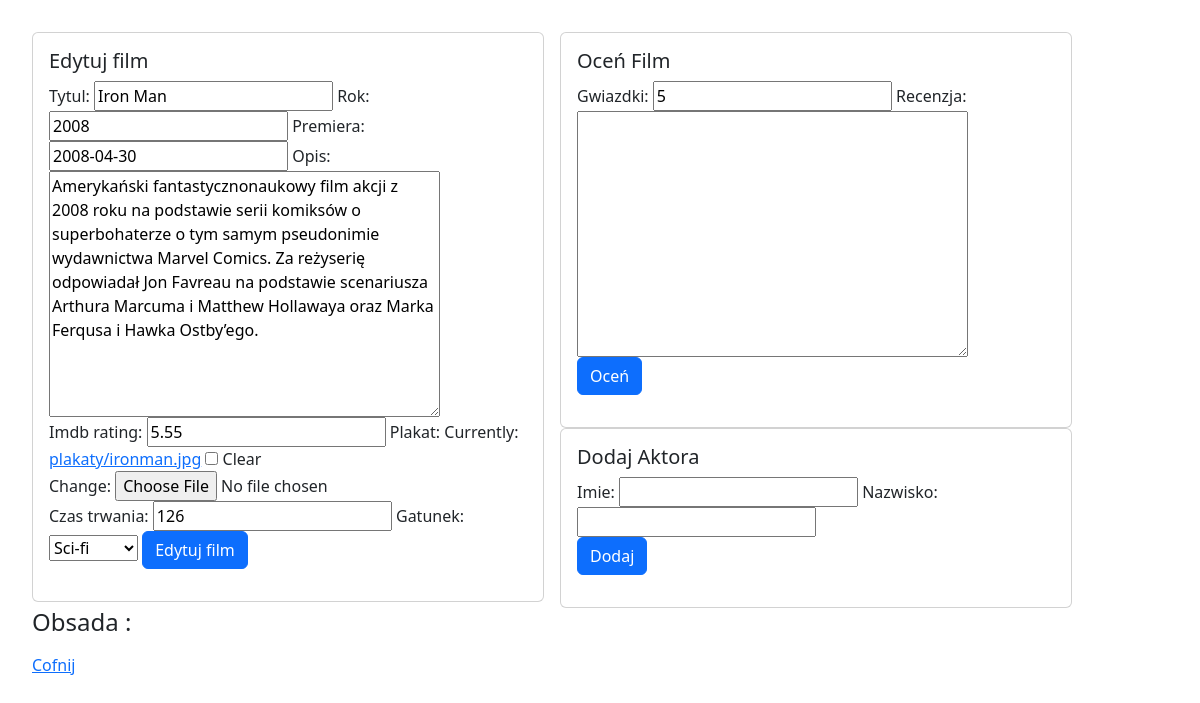
Before: /filmy/edytuj/1 (signed in) with the older database file.
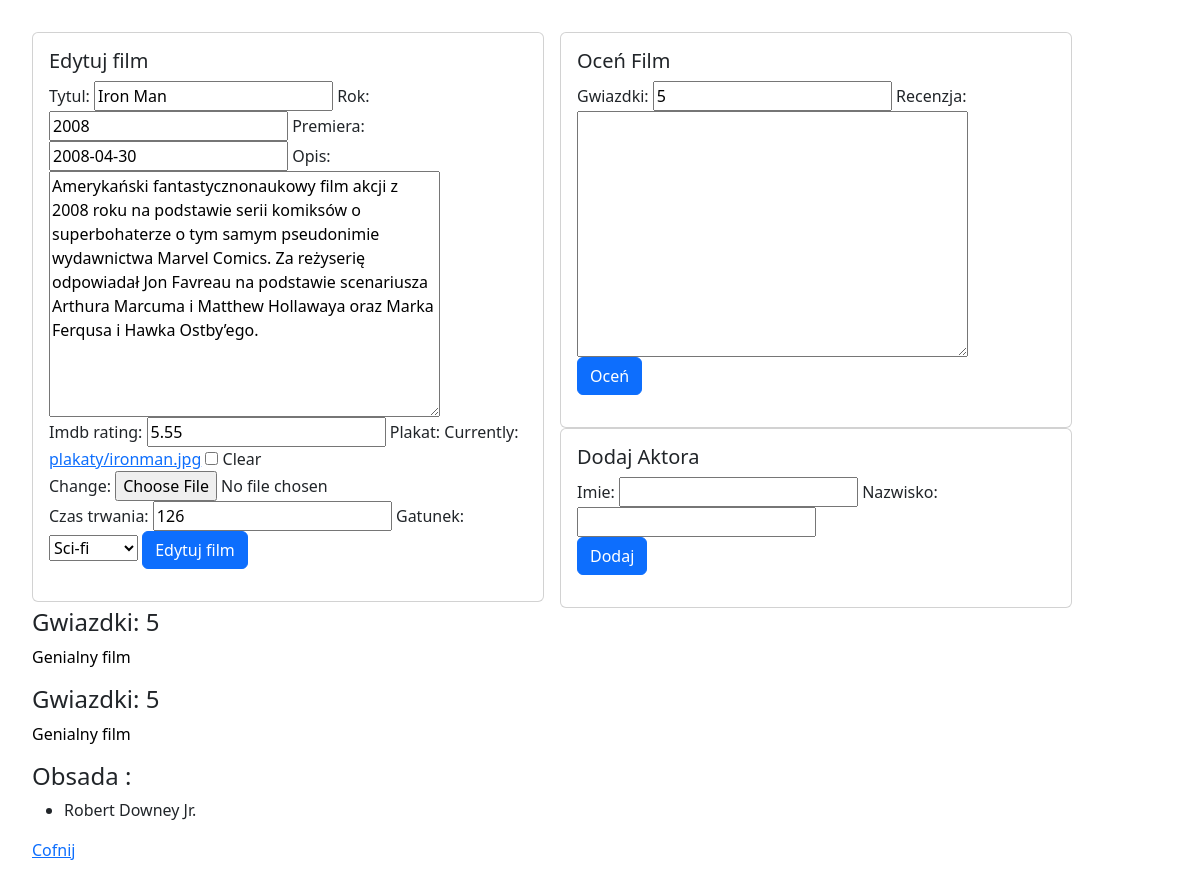
After: the same page with the newer database file.
### filmyweb/models.py (models this page shows, shortened)
class Film(models.Model):
    tytul= models.CharField(max_length=60,  blank= False ,unique=True)
    rok = models.PositiveSmallIntegerField(default=2000)
    opis = models.TextField(default="")
    premiera = models.DateField(null=True, blank=True)
    imdb_rating=models.DecimalField(max_digits= 4, decimal_places= 2, null=True, blank=True)
    plakat = models.ImageField(upload_to="plakaty", null=True, blank= True)
    dodatkowe = models.OneToOneField(DodatkoweInfo, on_delete=models.CASCADE,null=True, blank= True)

class DodatkoweInfo(models.Model):
    GATUNEK = {
        (0, 'Inne'),
        (1, 'Horror'),
        (2, 'Komedia'),
        (3, 'Sci-fi'),
        (4, 'Drama'),
    }
    czas_trwania = models.PositiveSmallIntegerField(default=0)
    gatunek = models.PositiveSmallIntegerField(default=0, choices=GATUNEK)

class Ocena(models.Model):
    recenzja = models.TextField(default="", blank=True)
    gwiazdki = models.PositiveSmallIntegerField(default=5)
    film = models.ForeignKey(Film, on_delete=models.CASCADE)

class Aktor(models.Model):
    imie =  models.CharField(max_length=32)
    nazwisko = models.CharField(max_length=32)
    filmy = models.ManyToManyField(Film, related_name="aktorzy")

### filmyweb/views.py (the view)
# urls.py: path('edytuj/<int:id>',edytuj_film , name="edytuj_film"),
@login_required
def edytuj_film(request,id):
    film = get_object_or_404(Film,pk=id)
    oceny = Ocena.objects.filter(film=film)
    aktorzy = film.aktorzy.all()
    try:
        dodatkowe = DodatkoweInfo.objects.get(film=film.id)
    except DodatkoweInfo.DoesNotExist:
        dodatkowe = None
    form_film = FilmForm(request.POST or None, request.FILES or None, instance=film)
    form_dodatkowe = DodatkoweInfoForm(request.POST or None, instance=dodatkowe)
    form_ocena = OcenaForm(request.POST or None)
    form_aktor = AktorForm(request.POST or None, instance=film)
    if request.method =='POST':
        if 'gwiazdki' in request.POST:
            ocena = form_ocena.save(commit=False)
            ocena.film = film
            ocena.save()
    if request.method =='POST':
        if 'imie' and 'nazwisko' in request.POST:
            aktor = form_aktor.save(commit=False)
            aktor.film = film
            aktor.save()
    if all((form_film.is_valid(), form_dodatkowe.is_valid())):
        film = form_film.save(commit=False)
        dodatkowe = form_dodatkowe.save()
        film.dodatkowe = dodatkowe
        film.save()
        return redirect(wszystkie_filmy)
    return render(request,'nowy_film.html',{'form':form_film, 'form_dodatkowe':form_dodatkowe,'oceny': oceny,'form_ocena':form_ocena,'aktorzy':aktorzy,'form_aktor': form_aktor,'nowy':False})

### filmyweb/forms.py
class FilmForm(ModelForm):
    class Meta:
        model = Film
        fields = ['tytul','rok','premiera','opis','imdb_rating','plakat']

class DodatkoweInfoForm(ModelForm):
    class Meta:
        model = DodatkoweInfo
        fields = ['czas_trwania','gatunek']

### templates/nowy_film.html (shortened to what this page needs)
{%extends 'glowny.html'%}
{% load bootstrap %}
{% block strona %}
    <div class="card" style="width: 32rem; float: left; margin-right: 1rem;">
        <div class="card-body">
            {%if nowy%}
                <h5 class="card-title">Dodaj film </h5>
                {% else %}
                    <h5 class="card-title">Edytuj film </h5>
                {% endif %}
            <form method="post" enctype="multipart/form-data">
        {{form | bootstrap}}
        {{form_dodatkowe | bootstrap}}
                {%if nowy%}
                <br><button type="submit"class="btn btn-primary">Nowy film</button>
                {% else %}
                    <button type="submit"class="btn btn-primary">Edytuj film</button>
                {% endif %}
    </form>
        </div>
    </div>
    <div class="card" style="width: 32rem; float: left; margin-right: 1rem;">
        <div class="card-body">
            <h5 class="card-title">Oceń Film</h5>
            <form method="post" enctype="multipart/form-data">
                {{form_ocena | bootstrap}}
                <br><button type="submit"class="btn btn-primary">Oceń</button>
            </form>
        </div>
    </div>
    <div class="card" style="width: 32rem; float: left; margin-right: 1rem;">
        <div class="card-body">
            <h5 class="card-title">Dodaj Aktora</h5>
            <form method="post" enctype="multipart/form-data">
                {{form_aktor | bootstrap}}
                <br><button type="submit"class="btn btn-primary">Dodaj</button>
            </form>
        </div>
    </div>
    {%for ocena in oceny%}
        <h4>Gwiazdki: {{ocena.gwiazdki}}</h4>
        <p>{{ocena.recenzja}}</p>
    {%endfor%}
    <h4>Obsada :</h4>
    <ul>
    {%for aktor in aktorzy%}
        <li>{{aktor.imie}} {{aktor.nazwisko}}</li>
    {%endfor%}
    </ul>
    <a href="{% url 'wszystkie_filmy' %} ">Cofnij</a>
{% endblock %}

### templates/glowny.html (shortened to what this page needs)
{% load static %}
<html lang="en">
<head>
    <link rel="stylesheet" href="https://cdn.jsdelivr.net/npm/bootstrap@5.2.3/dist/css/bootstrap.min.css">
    <link rel="stylesheet" href="{% static 'moj.css' %}">
</head>
<body>
    {% block strona %} {% endblock %}
</body>
</html>

### moje_static/moj.css (style rules this page uses)
body { padding: 2rem; }
p { color:black; }
.card { width=36rem; }

Changed rows visible on the page:
added Ocena: gwiazdki "5", recenzja "Genialny film"
added Ocena: gwiazdki "5", recenzja "Genialny film"
added Aktor: imie "Robert", nazwisko "Downey Jr."
